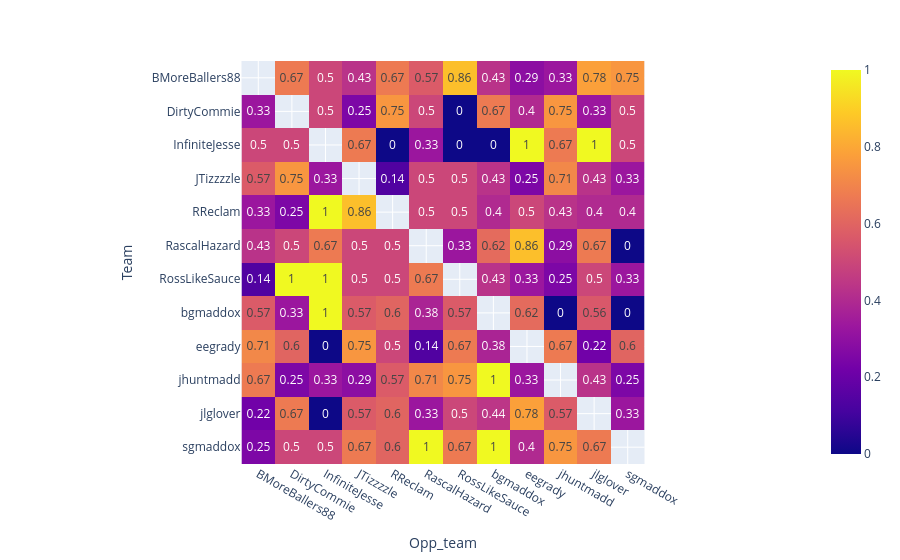

Notebook code for this chart:
### Code cell
figHeat = px.imshow(OppWinPercentageTable(AllMatchesDF), text_auto=True)
figHeat.show()

### Figure 1 — Plotly figure (JSON) as saved in the notebook; plotly's stock layout.template omitted (floating-point values rounded to 4 significant figures; data arrays with more than 128 entries replaced by an {"elided": "..."} marker saying what was removed)
{"data": [{"coloraxis": "coloraxis", "hovertemplate": "Opp_team: %{x}<br>Team: %{y}<br>color: %{z}<extra></extra>", "name": "0", "texttemplate": "%{z}", "type": "heatmap", "x": ["BMoreBallers88", "DirtyCommie", "InfiniteJesse", "JTizzzzle", "RReclam", "RascalHazard", "RossLikeSauce", "bgmaddox", "eegrady", "jhuntmadd", "jlglover", "sgmaddox"], "xaxis": "x", "y": ["BMoreBallers88", "DirtyCommie", "InfiniteJesse", "JTizzzzle", "RReclam", "RascalHazard", "RossLikeSauce", "bgmaddox", "eegrady", "jhuntmadd", "jlglover", "sgmaddox"], "yaxis": "y", "z": {"elided": "12x12 mixed values"}}], "layout": {"coloraxis": {"colorscale": [[0, "#0d0887"], [0.1111, "#46039f"], [0.2222, "#7201a8"], [0.3333, "#9c179e"], [0.4444, "#bd3786"], [0.5556, "#d8576b"], [0.6667, "#ed7953"], [0.7778, "#fb9f3a"], [0.8889, "#fdca26"], [1, "#f0f921"]]}, "margin": {"t": 60}, "xaxis": {"anchor": "y", "constrain": "domain", "domain": [0, 1], "scaleanchor": "y", "title": {"text": "Opp_team"}}, "yaxis": {"anchor": "x", "autorange": "reversed", "constrain": "domain", "domain": [0, 1], "title": {"text": "Team"}}}}
